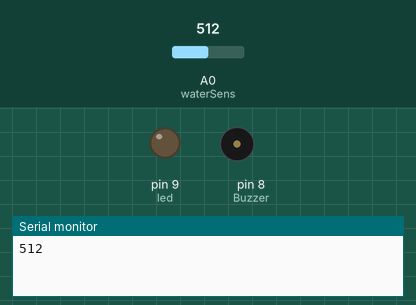
Recording of a sketch running on a simulated Arduino Uno, built with avr-gcc and run on an emulated ATmega328P. Shown: output pins drawn as LEDs (lit = HIGH), buzzer (waves = sounding), the last lines printed to the serial monitor. Inputs (shaded band) come from the test bench; at power-on: A0 (waterSens) = 512. The modem is registered and sends nothing unless stated; pins used as bus, display or sensor lines are not drawn.

Above: at 2.2 s.
2.3 s: A0 (waterSens) set to 13
8.8 s: A0 (waterSens) set to 9
At 9.9 s:
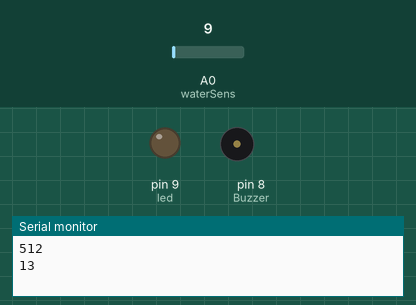
15.3 s: A0 (waterSens) set to 122
At 15.4 s:
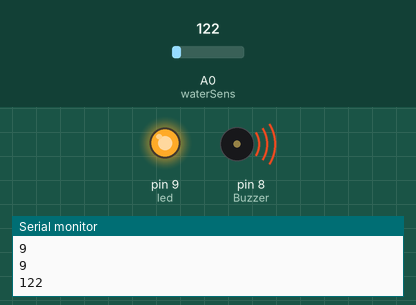
23.0 s: A0 (waterSens) set to 0
At 23.6 s:
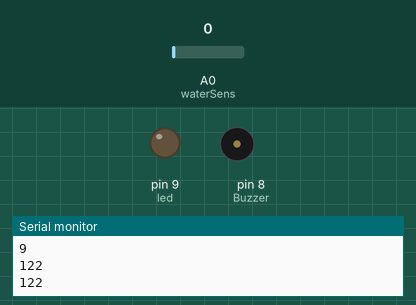
Timing chart, 0 to 26.0 s (numbered marks = the images above; inputs shaded):
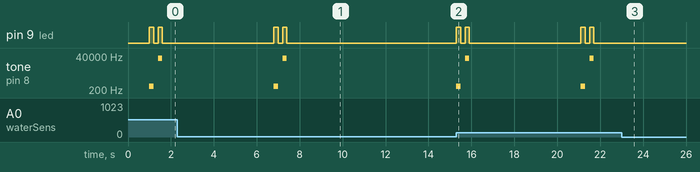

The sketch:

Water_Sensor3aaaa.ino
```cpp
#include <Sim800L.h>
#include <SoftwareSerial.h>

Sim800L Sim800L;  //to declare the library
char* text;
char* number;
bool error; //to catch the response of sendSms

//SoftwareSerial mySerial(11, 10); // Declaramos os pinos RX(11) y TX(10) que vamos a usar

const int waterSens = A0; //define water sensor
const int led = 9;//define led to pin 9
int waterVal; //define the water sensor value
int Buzzer = 8;
int tones[] = {261, 277, 293, 311, 329, 349, 369, 392, 415, 440, 466, 493, 523 , 554};

void setup() {
  pinMode(led, OUTPUT); //set led as an output
  pinMode(waterSens, INPUT);//set water sensor as an input
  Serial.begin(9600);  //start the serial port at 9600 bauds
  pinMode (Buzzer, OUTPUT);
  //Begin serial comunication with Arduino and Arduino IDE (Serial Monitor)
  while (!Serial);
//  mySerial.begin(9600);     // Iniciamos uma segunda comunicação serie
  delay(1000);              // Pausa de 1 segundo
}
void loop(){

 waterVal = analogRead(waterSens); //read the water sensor

 Serial.println(waterVal); //print the value of the water sensor to the serial monitor

  if (waterVal >= 12) {

    digitalWrite(led, HIGH);//if the water sensor senses water turn the led on
    digitalWrite(Buzzer, HIGH);
    tone(Buzzer, tones[6]);
    delay(200);
    digitalWrite(led, LOW);
    digitalWrite(Buzzer, LOW);
    noTone(Buzzer);
    delay(200);
    digitalWrite(led, HIGH);
    digitalWrite(Buzzer, HIGH);
    tone(Buzzer, tones[16]);
    delay(200);
    digitalWrite(led, LOW);
    digitalWrite(Buzzer, LOW);
    noTone(Buzzer);
    delay(200);
    delay(500);
    Sim800L.begin(); // initializate the library.
    text="Testing Sms";  //text for the message.
    number="11985815730"; //change to a valid number.
    error=Sim800L.sendSms(number,text);
    // OR
    Sim800L.sendSms("11985815730","the text go here");


    }
    else {
      digitalWrite(led, LOW);//if it doesn't sense anything turn the led off
      digitalWrite(Buzzer, LOW);
      noTone(Buzzer);
    }
  }
```

Measured:
- after the input at 8.8 s, pin 9 (led): stops changing and stays LOW; tone on pin 8 (Buzzer): stays silent (without the input it goes to 369 Hz after 3.8 s)
- after the input at 15.3 s, pin 9 (led): LOW → HIGH at once, → LOW 0.20 s later, → HIGH 0.20 s later, → LOW 0.20 s later, … (8 changes in this stretch); tone on pin 8 (Buzzer): plays 369 Hz for 0.20 s, 28019 Hz for 0.20 s, 369 Hz for 0.20 s, 28019 Hz for 0.20 s, starting at once
- after the input at 23.0 s, pin 9 (led): stops changing and stays LOW; tone on pin 8 (Buzzer): stays silent (without the input it goes to 369 Hz after 3.9 s)
